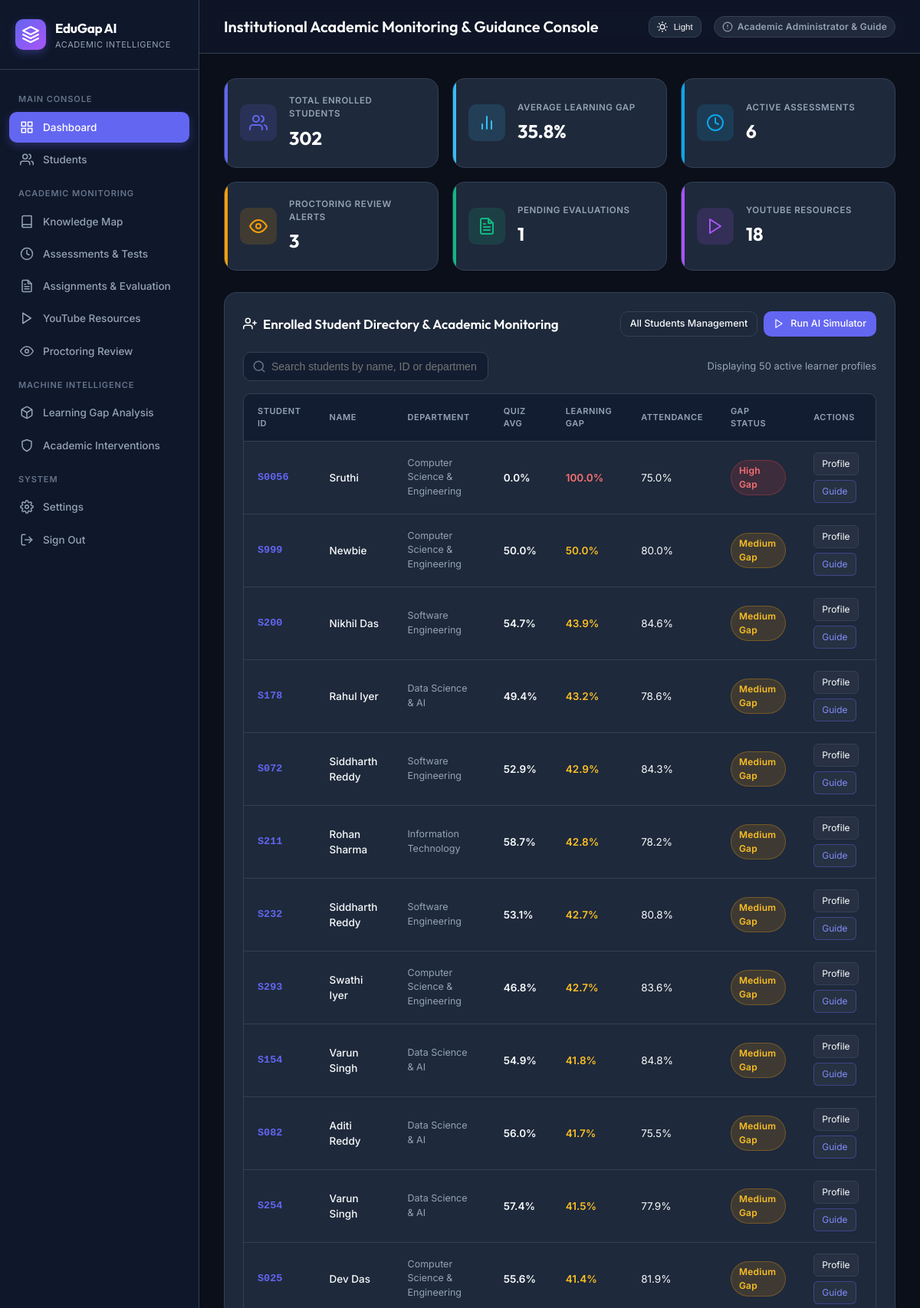
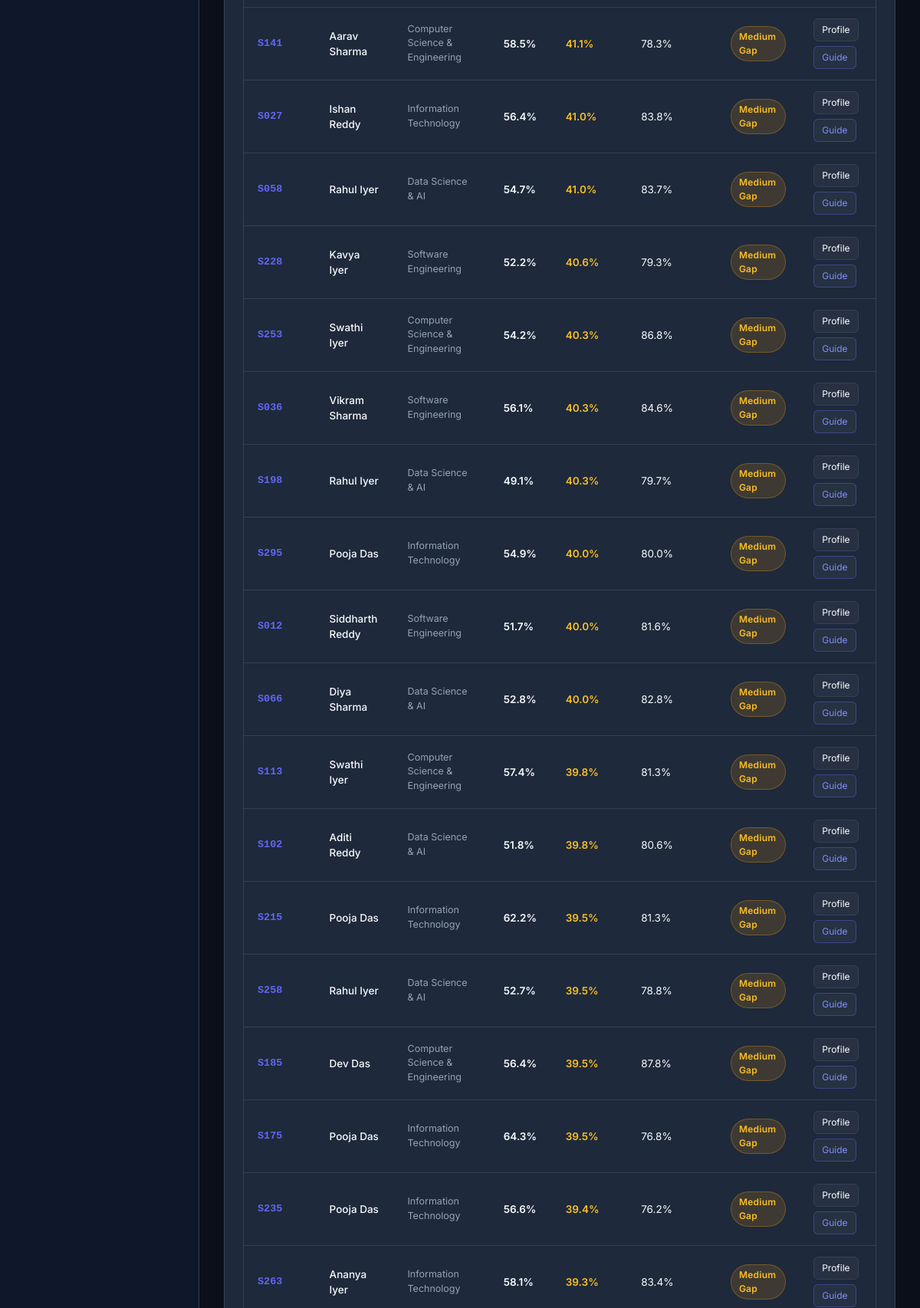
Page / (signed in, upper part) on the committed database (2 pictures, top to bottom).
### tables this page shows
CREATE TABLE students (
    student_id TEXT PRIMARY KEY,
    average_quiz_score REAL,
    average_assignment_score REAL,
    average_learning_gap REAL,
    average_attendance REAL,
    overall_risk TEXT
, name TEXT, email TEXT, department TEXT DEFAULT 'Computer Science & Engineering', enrollment_date TEXT DEFAULT '2025-08-01');

### app.py (the view, shortened to what this page needs)
@app.route("/")
@login_required
def dashboard():
    connection = get_db_connection()
    total_students = connection.execute("SELECT COUNT(*) FROM students").fetchone()[0]
    high_risk = connection.execute("SELECT COUNT(*) FROM students WHERE overall_risk = 'High Risk'").fetchone()[0]
    medium_risk = connection.execute("SELECT COUNT(*) FROM students WHERE overall_risk = 'Medium Risk'").fetchone()[0]
    low_risk = connection.execute("SELECT COUNT(*) FROM students WHERE overall_risk = 'Low Risk'").fetchone()[0]
    active_assessments = connection.execute("SELECT COUNT(*) FROM assessments WHERE is_published = 1").fetchone()[0]
    total_quizzes = connection.execute("SELECT COUNT(*) FROM quizzes").fetchone()[0]
    flagged_proctoring_count = connection.execute("SELECT COUNT(*) FROM assessment_attempts WHERE proctoring_flag_count > 0").fetchone()[0]
    pending_evaluations = connection.execute("SELECT COUNT(*) FROM assessment_attempts WHERE status = 'submitted'").fetchone()[0]
    total_yt_resources = connection.execute("SELECT COUNT(*) FROM youtube_resources").fetchone()[0]
    avg_gap_row = connection.execute("SELECT AVG(average_learning_gap) FROM students").fetchone()
    cohort_avg_gap = round(avg_gap_row[0], 1) if avg_gap_row and avg_gap_row[0] is not None else 35.0
    students = connection.execute("""
        SELECT *
        FROM students
        ORDER BY average_learning_gap DESC
        LIMIT 50
    """).fetchall()
    connection.close()
    return render_template(
        "dashboard.html",
        total_students=total_students,
        cohort_avg_gap=cohort_avg_gap,
        total_quizzes=total_quizzes,
        high_risk=high_risk,
        medium_risk=medium_risk,
        low_risk=low_risk,
        active_assessments=active_assessments,
        flagged_proctoring_count=flagged_proctoring_count,
        pending_evaluations=pending_evaluations,
        total_yt_resources=total_yt_resources,
        students=students,
        current_student=None
    )

### app.py (called while the page is built)
def get_db_connection():
    connection = sqlite3.connect(DATABASE)
    connection.row_factory = sqlite3.Row
    return connection

def login_required(f):
    @wraps(f)
    def decorated_function(*args, **kwargs):
        if "user_id" not in session:
            flash("Please authenticate to access the academic platform.", "info")
            return redirect(url_for("login"))
        return f(*args, **kwargs)
    return decorated_function

### templates/dashboard.html (shortened to what this page needs)
{% extends "base.html" %}
{% block header_title %}
    {% if session.get('role') == 'admin' %}
        Institutional Academic Monitoring & Guidance Console
    {% else %}
        Student Academic Console & Adaptive Progress
    {% endif %}
{% endblock %}
{% block content %}
<div class="metric-grid">
    {% if session.get('role') == 'admin' %}
    <div class="metric-card" style="--accent: var(--primary); --accent-light: var(--primary-light);">
        <div class="metric-icon-wrap">
            <svg class="icon icon-lg" viewBox="0 0 24 24"><path d="M17 21v-2a4 4 0 0 0-4-4H5a4 4 0 0 0-4 4v2"/><circle cx="9" cy="7" r="4"/><path d="M23 21v-2a4 4 0 0 0-3-3.87"/><path d="M16 3.13a4 4 0 0 1 0 7.75"/></svg>
        </div>
        <div class="metric-info">
            <h4>Total Enrolled Students</h4>
            <div class="value">{{ total_students }}</div>
        </div>
    </div>
    <div class="metric-card" style="--accent: #38bdf8; --accent-light: rgba(56, 189, 248, 0.15);">
        <div class="metric-icon-wrap">
            <svg class="icon icon-lg" viewBox="0 0 24 24"><line x1="18" y1="20" x2="18" y2="10"/><line x1="12" y1="20" x2="12" y2="4"/><line x1="6" y1="20" x2="6" y2="14"/></svg>
        </div>
        <div class="metric-info">
            <h4>Average Learning Gap</h4>
            <div class="value">{{ cohort_avg_gap|default(35.0) }}%</div>
        </div>
    </div>
    <div class="metric-card" style="--accent: var(--info); --accent-light: var(--info-light);">
        <div class="metric-icon-wrap">
            <svg class="icon icon-lg" viewBox="0 0 24 24"><circle cx="12" cy="12" r="10"/><polyline points="12 6 12 12 16 14"/></svg>
        </div>
        <div class="metric-info">
            <h4>Active Assessments</h4>
            <div class="value">{{ active_assessments|default(2) }}</div>
        </div>
    </div>
    <div class="metric-card" style="--accent: var(--warning); --accent-light: var(--warning-light);">
        <div class="metric-icon-wrap">
            <svg class="icon icon-lg" viewBox="0 0 24 24"><path d="M1 12s4-8 11-8 11 8 11 8-4 8-11 8-11-8-11-8z"/><circle cx="12" cy="12" r="3"/></svg>
        </div>
        <div class="metric-info">
            <h4>Proctoring Review Alerts</h4>
            <div class="value">{{ flagged_proctoring_count|default(0) }}</div>
        </div>
    </div>
    <div class="metric-card" style="--accent: var(--success); --accent-light: var(--success-light);">
        <div class="metric-icon-wrap">
            <svg class="icon icon-lg" viewBox="0 0 24 24"><path d="M14 2H6a2 2 0 0 0-2 2v16a2 2 0 0 0 2 2h12a2 2 0 0 0 2-2V8z"/><polyline points="14 2 14 8 20 8"/><line x1="16" y1="13" x2="8" y2="13"/><line x1="16" y1="17" x2="8" y2="17"/><polyline points="10 9 9 9 8 9"/></svg>
        </div>
        <div class="metric-info">
            <h4>Pending Evaluations</h4>
            <div class="value">{{ pending_evaluations|default(0) }}</div>
        </div>
    </div>
    <div class="metric-card" style="--accent: #a855f7; --accent-light: rgba(168, 85, 247, 0.15);">
        <div class="metric-icon-wrap">
            <svg class="icon icon-lg" viewBox="0 0 24 24"><polygon points="5 3 19 12 5 21 5 3"/></svg>
        </div>
        <div class="metric-info">
            <h4>YouTube Resources</h4>
            <div class="value">{{ total_yt_resources|default(8) }}</div>
        </div>
    </div>
    {% endif %}
</div>
<div class="card">
    <div class="card-header">
        <h3>
            <svg class="icon" viewBox="0 0 24 24"><path d="M16 21v-2a4 4 0 0 0-4-4H5a4 4 0 0 0-4 4v2"/><circle cx="8.5" cy="7" r="4"/><line x1="20" y1="8" x2="20" y2="14"/><line x1="23" y1="11" x2="17" y2="11"/></svg>
            <span>{% if session.get('role') == 'admin' %}Enrolled Student Directory & Academic Monitoring{% else %}Your Academic Summary{% endif %}</span>
        </h3>
        {% if session.get('role') == 'admin' %}
        <div style="display: flex; gap: 8px;">
            <a href="{{ url_for('students_management') }}" class="btn btn-secondary btn-sm">
                <span>All Students Management</span>
            </a>
            <a href="{{ url_for('analytics_page') }}" class="btn btn-primary btn-sm">
                <svg class="icon icon-sm" viewBox="0 0 24 24"><polygon points="5 3 19 12 5 21 5 3"/></svg>
                <span>Run AI Simulator</span>
            </a>
        </div>
        {% endif %}
    </div>
    <div class="table-actions" style="display: flex; justify-content: space-between; align-items: center; margin-bottom: 16px; flex-wrap: wrap; gap: 12px;">
        <div class="search-box" style="position: relative; max-width: 320px; width: 100%;">
            <svg class="icon" style="position: absolute; left: 12px; top: 50%; transform: translateY(-50%); color: var(--text-muted);" viewBox="0 0 24 24"><circle cx="11" cy="11" r="8"/><line x1="21" y1="21" x2="16.65" y2="16.65"/></svg>
            <input type="text" id="studentSearch" class="form-control" style="padding-left: 36px;" placeholder="Search students by name, ID or department...">
        </div>
        <div style="font-size: 13px; color: var(--text-secondary);">
            Displaying {{ students|length }} active learner profiles
        </div>
    </div>
    <div class="table-container">
        <table id="studentsTable">
            <thead>
                <tr>
                    <th>Student ID</th>
                    <th>Name</th>
                    <th>Department</th>
                    <th>Quiz Avg</th>
                    <th>Learning Gap</th>
                    <th>Attendance</th>
                    {% if session.get('role') == 'student' %}
                    <th>Your Risk Level</th>
                    {% else %}
                    <th>Gap Status</th>
                    {% endif %}
                    <th>Actions</th>
                </tr>
            </thead>
            <tbody>
                {% for st in students %}
                <tr>
                    <td style="font-family: monospace; font-weight: 600; color: var(--primary);">
                        {{ st["student_id"] }}
                    </td>
                    <td style="font-weight: 500;">
                        {{ st["name"] if st["name"] else "Candidate " ~ st["student_id"] }}
                    </td>
                    <td style="color: var(--text-secondary); font-size: 12.5px;">
                        {{ st["department"] if st["department"] else "Computer Science" }}
                    </td>
                    <td>
                        <span style="font-weight: 600;">{{ "%.1f"|format(st["average_quiz_score"]) }}%</span>
                    </td>
                    <td>
                        {% if st['average_learning_gap'] >= 60 %}
                        <span style="font-weight: 600; color: #f87171;">{{ "%.1f"|format(st["average_learning_gap"]) }}%</span>
                        {% elif st['average_learning_gap'] >= 30 %}
                        <span style="font-weight: 600; color: #fbbf24;">{{ "%.1f"|format(st["average_learning_gap"]) }}%</span>
                        {% else %}
                        <span style="font-weight: 600; color: #34d399;">{{ "%.1f"|format(st["average_learning_gap"]) }}%</span>
                        {% endif %}
                    </td>
                    <td>
                        {{ "%.1f"|format(st["average_attendance"]) }}%
                    </td>
                    <td>
                        {% if session.get('role') == 'student' %}
                            {% if st["overall_risk"] == "High Risk" %}
                                <span class="badge badge-high">High Risk</span>
                            {% elif st["overall_risk"] == "Medium Risk" %}
                                <span class="badge badge-medium">Medium Risk</span>
                            {% else %}
                                <span class="badge badge-low">Low Risk</span>
                            {% endif %}
                        {% else %}
                            {% if st['average_learning_gap'] >= 60 %}
                                <span class="badge badge-high">High Gap</span>
                            {% elif st['average_learning_gap'] >= 30 %}
                                <span class="badge badge-medium">Medium Gap</span>
                            {% else %}
                                <span class="badge badge-low">Low Gap</span>
                            {% endif %}
                        {% endif %}
                    </td>
                    <td>
                        <div style="display: flex; gap: 6px; flex-wrap: wrap;">
                            <a href="{{ url_for('student_details', student_id=st['student_id']) }}" class="action-badge-btn" title="View Profile & Deep Dive">
                                <span>Profile</span>
                            </a>
                            {% if session.get('role') == 'admin' %}
                            <a href="{{ url_for('guide_student_view', student_id=st['student_id']) }}" class="action-badge-btn" style="color: #818cf8; border-color: rgba(99, 102, 241, 0.4);" title="Provide Direct Guidance">
                                <span>Guide</span>
                            </a>
                            {% endif %}
                        </div>
                    </td>
                </tr>
                {% endfor %}
            </tbody>
        </table>
    </div>
</div>
{% endblock %}

### templates/base.html (style rules this page uses)
:root { --bg-body: #0b0f19; --bg-sidebar: #0f172a; --bg-card: #1e293b; --bg-card-hover: #263349; --border-color: #334155; --text-primary: #f8fafc; --text-secondary: #94a3b8; --text-muted: #64748b; --primary: #6366f1; --primary-hover: #4f46e5; --primary-light: rgba(99, 102, 241, 0.15); --success: #10b981; --success-light: rgba(16, 185, 129, 0.15); --warning: #f59e0b; --warning-light: rgba(245, 158, 11, 0.15); --danger: #ef4444; --danger-light: rgba(239, 68, 68, 0.15); --info: #0ea5e9; --info-light: rgba(14, 165, 233, 0.15); --radius-sm: 6px; --radius-md: 10px; --radius-lg: 16px; --transition: all 0.2s cubic-bezier(0.4, 0, 0.2, 1); }
* { box-sizing: border-box; margin: 0; padding: 0; }
body { font-family: 'Inter', system-ui, -apple-system, sans-serif; background-color: var(--bg-body); color: var(--text-primary); line-height: 1.5; min-height: 100vh; display: flex; }
.icon { display: inline-flex; align-items: center; justify-content: center; width: 18px; height: 18px; stroke-width: 2; stroke: currentColor; fill: none; stroke-linecap: round; stroke-linejoin: round; flex-shrink: 0; }
.icon-lg { width: 24px; height: 24px; }
.icon-sm { width: 14px; height: 14px; }
.btn { display: inline-flex; align-items: center; justify-content: center; gap: 8px; padding: 8px 16px; font-size: 13.5px; font-weight: 500; border-radius: var(--radius-md); text-decoration: none; cursor: pointer; border: 1px solid transparent; transition: var(--transition); }
.btn-primary { background-color: var(--primary); color: #ffffff; }
.btn-secondary { background-color: var(--bg-card); border-color: var(--border-color); color: var(--text-primary); }
.btn-sm { padding: 6px 12px; font-size: 12.5px; }
.card { background: var(--bg-card); border: 1px solid var(--border-color); border-radius: var(--radius-lg); padding: 24px; transition: var(--transition); }
.card-header { display: flex; align-items: center; justify-content: space-between; margin-bottom: 20px; }
.card-header h3 { font-family: 'Outfit', sans-serif; font-size: 17px; font-weight: 600; color: #ffffff; display: flex; align-items: center; gap: 8px; }
.badge { display: inline-flex; align-items: center; gap: 6px; padding: 4px 10px; border-radius: 9999px; font-size: 12px; font-weight: 600; letter-spacing: 0.02em; }
.badge-high { background: var(--danger-light); color: #f87171; border: 1px solid rgba(239, 68, 68, 0.3); }
.badge-medium { background: var(--warning-light); color: #fbbf24; border: 1px solid rgba(245, 158, 11, 0.3); }
.table-container { overflow-x: auto; border-radius: var(--radius-md); border: 1px solid var(--border-color); }
table { width: 100%; border-collapse: collapse; text-align: left; font-size: 13.5px; }
th { background: #131d31; color: var(--text-secondary); font-weight: 600; padding: 14px 18px; border-bottom: 1px solid var(--border-color); text-transform: uppercase; font-size: 11px; letter-spacing: 0.05em; }
td { padding: 14px 18px; border-bottom: 1px solid var(--border-color); color: var(--text-primary); }
.form-control { width: 100%; background: #131d31; border: 1px solid var(--border-color); border-radius: var(--radius-md); padding: 10px 14px; color: #ffffff; font-size: 14px; outline: none; transition: var(--transition); }

### rows in the picture
students: student_id "S0056", name "Sruthi", department "Computer Science & Engineering", average_quiz_score "0.0", average_learning_gap "100.0", average_attendance "75.0", shows "High Gap"
students: student_id "S999", name "Newbie", department "Computer Science & Engineering", average_quiz_score "50.0", average_learning_gap "50.0", average_attendance "80.0", shows "Medium Gap"
students: student_id "S200", name "Nikhil Das", department "Software Engineering", average_quiz_score "54.7", average_learning_gap "43.9", average_attendance "84.6", shows "Medium Gap"
students: student_id "S178", name "Rahul Iyer", department "Data Science & AI", average_quiz_score "49.4", average_learning_gap "43.2", average_attendance "78.6", shows "Medium Gap"
students: student_id "S072", name "Siddharth Reddy", department "Software Engineering", average_quiz_score "52.9", average_learning_gap "42.9", average_attendance "84.3", shows "Medium Gap"
students: student_id "S211", name "Rohan Sharma", department "Information Technology", average_quiz_score "58.7", average_learning_gap "42.8", average_attendance "78.2", shows "Medium Gap"
students: student_id "S232", name "Siddharth Reddy", department "Software Engineering", average_quiz_score "53.1", average_learning_gap "42.7", average_attendance "80.8", shows "Medium Gap"
students: student_id "S293", name "Swathi Iyer", department "Computer Science & Engineering", average_quiz_score "46.8", average_learning_gap "42.7", average_attendance "83.6", shows "Medium Gap"
students: student_id "S154", name "Varun Singh", department "Data Science & AI", average_quiz_score "54.9", average_learning_gap "41.8", average_attendance "84.8", shows "Medium Gap"
students: student_id "S082", name "Aditi Reddy", department "Data Science & AI", average_quiz_score "56.0", average_learning_gap "41.7", average_attendance "75.5", shows "Medium Gap"
students: student_id "S254", name "Varun Singh", department "Data Science & AI", average_quiz_score "57.4", average_learning_gap "41.5", average_attendance "77.9", shows "Medium Gap"
students: student_id "S025", name "Dev Das", department "Computer Science & Engineering", average_quiz_score "55.6", average_learning_gap "41.4", average_attendance "81.9", shows "Medium Gap"
students: student_id "S141", name "Aarav Sharma", department "Computer Science & Engineering", average_quiz_score "58.5", average_learning_gap "41.1", average_attendance "78.3", shows "Medium Gap"
students: student_id "S027", name "Ishan Reddy", department "Information Technology", average_quiz_score "56.4", average_learning_gap "41.0", average_attendance "83.8", shows "Medium Gap"
students: student_id "S058", name "Rahul Iyer", department "Data Science & AI", average_quiz_score "54.7", average_learning_gap "41.0", average_attendance "83.7", shows "Medium Gap"
students: student_id "S228", name "Kavya Iyer", department "Software Engineering", average_quiz_score "52.2", average_learning_gap "40.6", average_attendance "79.3", shows "Medium Gap"
students: student_id "S253", name "Swathi Iyer", department "Computer Science & Engineering", average_quiz_score "54.2", average_learning_gap "40.3", average_attendance "86.8", shows "Medium Gap"
students: student_id "S036", name "Vikram Sharma", department "Software Engineering", average_quiz_score "56.1", average_learning_gap "40.3", average_attendance "84.6", shows "Medium Gap"
students: student_id "S198", name "Rahul Iyer", department "Data Science & AI", average_quiz_score "49.1", average_learning_gap "40.3", average_attendance "79.7", shows "Medium Gap"
students: student_id "S295", name "Pooja Das", department "Information Technology", average_quiz_score "54.9", average_learning_gap "40.0", average_attendance "80.0", shows "Medium Gap"
students: student_id "S012", name "Siddharth Reddy", department "Software Engineering", average_quiz_score "51.7", average_learning_gap "40.0", average_attendance "81.6", shows "Medium Gap"
students: student_id "S066", name "Diya Sharma", department "Data Science & AI", average_quiz_score "52.8", average_learning_gap "40.0", average_attendance "82.8", shows "Medium Gap"
students: student_id "S113", name "Swathi Iyer", department "Computer Science & Engineering", average_quiz_score "57.4", average_learning_gap "39.8", average_attendance "81.3", shows "Medium Gap"
students: student_id "S102", name "Aditi Reddy", department "Data Science & AI", average_quiz_score "51.8", average_learning_gap "39.8", average_attendance "80.6", shows "Medium Gap"
students: student_id "S215", name "Pooja Das", department "Information Technology", average_quiz_score "62.2", average_learning_gap "39.5", average_attendance "81.3", shows "Medium Gap"
students: student_id "S258", name "Rahul Iyer", department "Data Science & AI", average_quiz_score "52.7", average_learning_gap "39.5", average_attendance "78.8", shows "Medium Gap"
students: student_id "S185", name "Dev Das", department "Computer Science & Engineering", average_quiz_score "56.4", average_learning_gap "39.5", average_attendance "87.8", shows "Medium Gap"
students: student_id "S175", name "Pooja Das", department "Information Technology", average_quiz_score "64.3", average_learning_gap "39.5", average_attendance "76.8", shows "Medium Gap"
students: student_id "S235", name "Pooja Das", department "Information Technology", average_quiz_score "56.6", average_learning_gap "39.4", average_attendance "76.2", shows "Medium Gap"
students: student_id "S263", name "Ananya Iyer", department "Information Technology", average_quiz_score "58.1", average_learning_gap "39.3", average_attendance "83.4", shows "Medium Gap"

### other values in the picture
{{ total_students }} "302"
{{ cohort_avg_gap|default(35.0) }} "35.8"
{{ active_assessments|default(2) }} "6"
{{ flagged_proctoring_count|default(0) }} "3"
{{ pending_evaluations|default(0) }} "1"
{{ total_yt_resources|default(8) }} "18"
{{ students|length }} "50"
